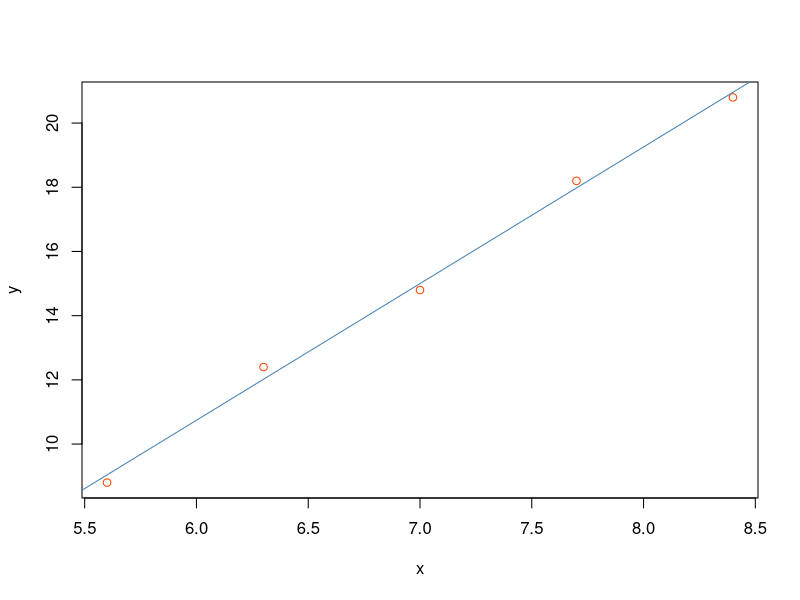
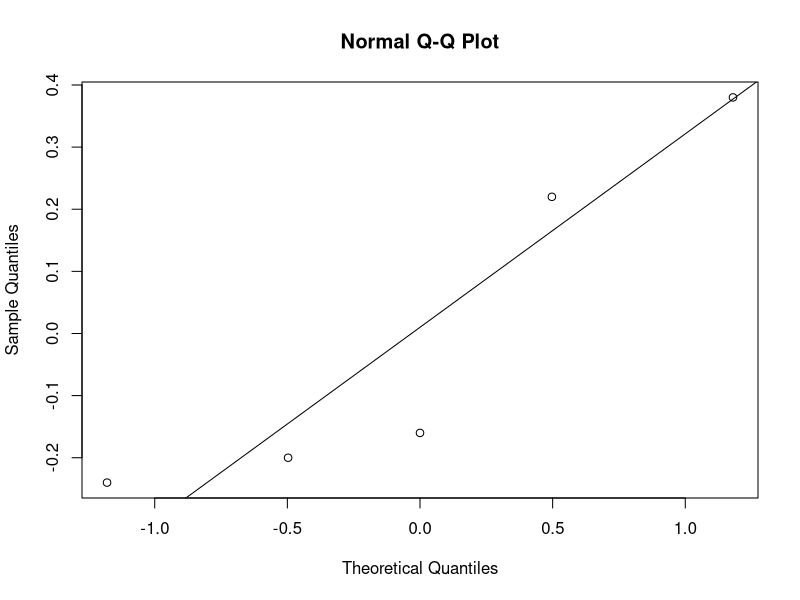
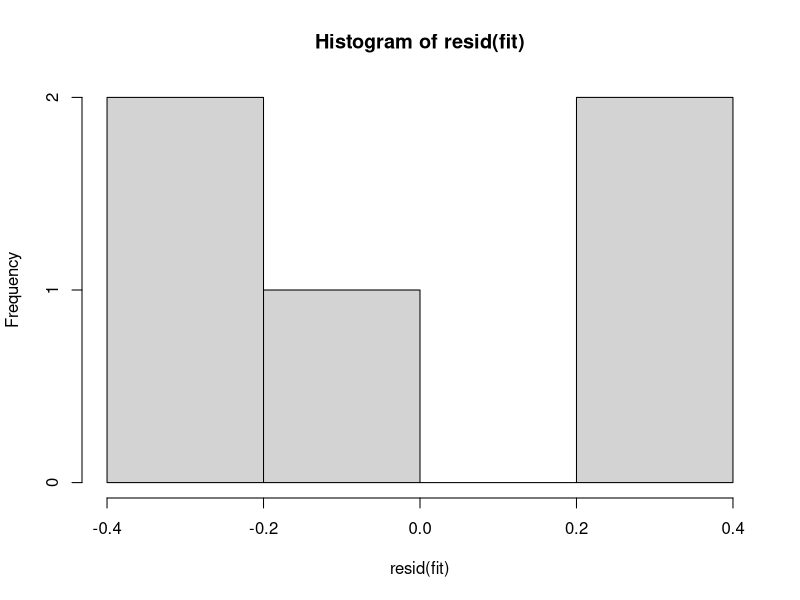
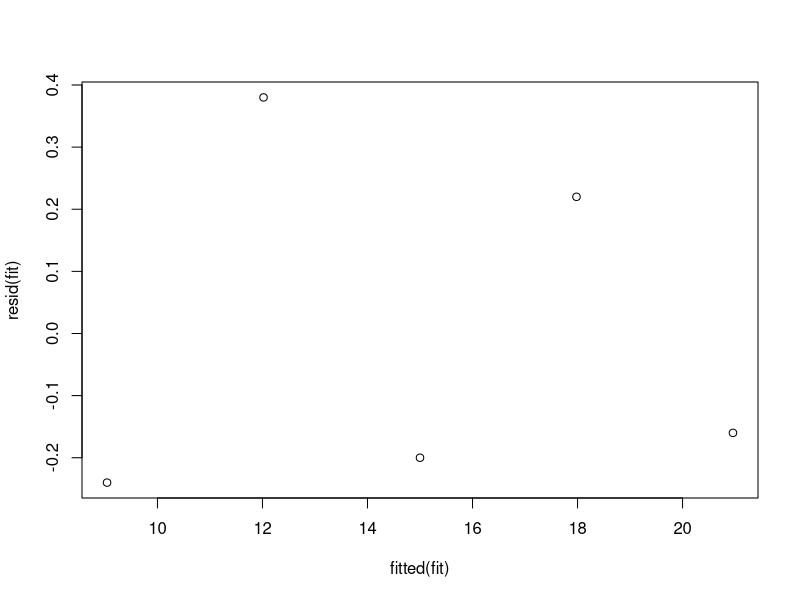
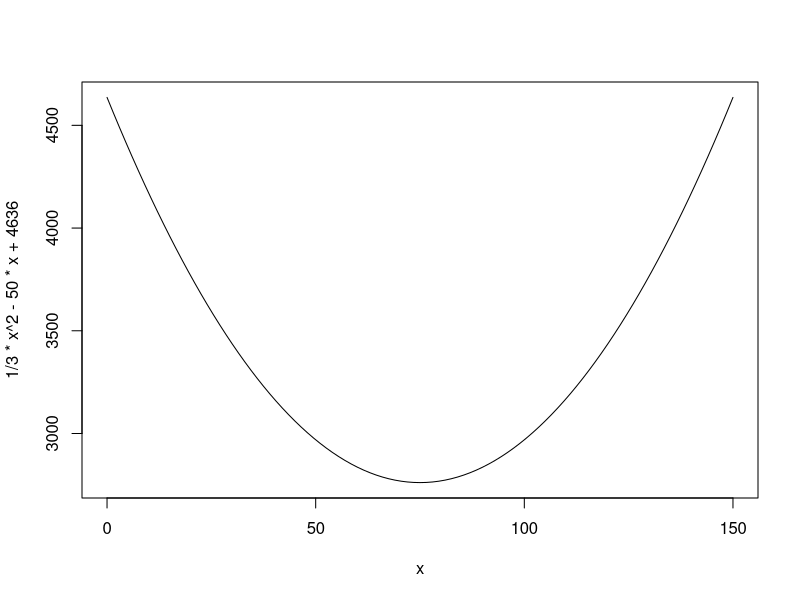

The R script that drew these images, in order:
## ---- chunk 1
knitr::opts_chunk$set(echo = TRUE)

## ---- chunk 2
x = c(5.6, 6.3, 7, 7.7, 8.4)
y = c(8.8, 12.4, 14.8, 18.2, 20.8)
x_bar = mean(x)
x_bar
y_bar = mean(y)
y_bar
x_x_bar = x-x_bar
sq_x_xbar = (x_x_bar)^2
sq_x_xbar
var_x = sum(sq_x_xbar)/(length(x)-1)
var_x
var(x) #check my work
y_y_bar = y-y_bar
y_y_bar
prod_x_y = x_x_bar*y_y_bar
prod_x_y
cov_xy = sum(prod_x_y)/(length(x)-1)
cov_xy
cov(x,y) #check my work
B_1 = cov_xy/var_x
B_1
B_0 = y_bar - B_1*x_bar
B_0
## ---- chunk 3
fit <- lm(y~x)
summary(fit)
plot(x,y, col = 'orangered')
abline(fit, col = 'steelblue')
qqnorm(resid(fit))
qqline(resid(fit))
hist(resid(fit))
plot(fitted(fit),resid(fit))
shapiro.test(resid(fit))
## ---- chunk 4
 crit_finder <- function(x,y){
   z = 24*x-6*x*y^2-8*y^3
   return(c(x,y,z))
 }
crit_finder(-4,2)
crit_finder(4,-2)
min_max <- function(x,y){
  D = (24 - 6*y^2)*(-12*x*y - 24*y^2) - 144*y^2
  if(D>0){
    return("maximum or minimum")
  }
  if(D<0){
    return("Saddle point")
  }
  else{
    return("Inconclusive")
  }
}
min_max(-4,2)
min_max(4,-2)
## ---- chunk 5
curve(1/3*x^2-50*x+4636, from = 0, to = 150)
## ---- chunk 6
1/24*((exp(32)+exp(16))*(exp(12) - exp(6)))
